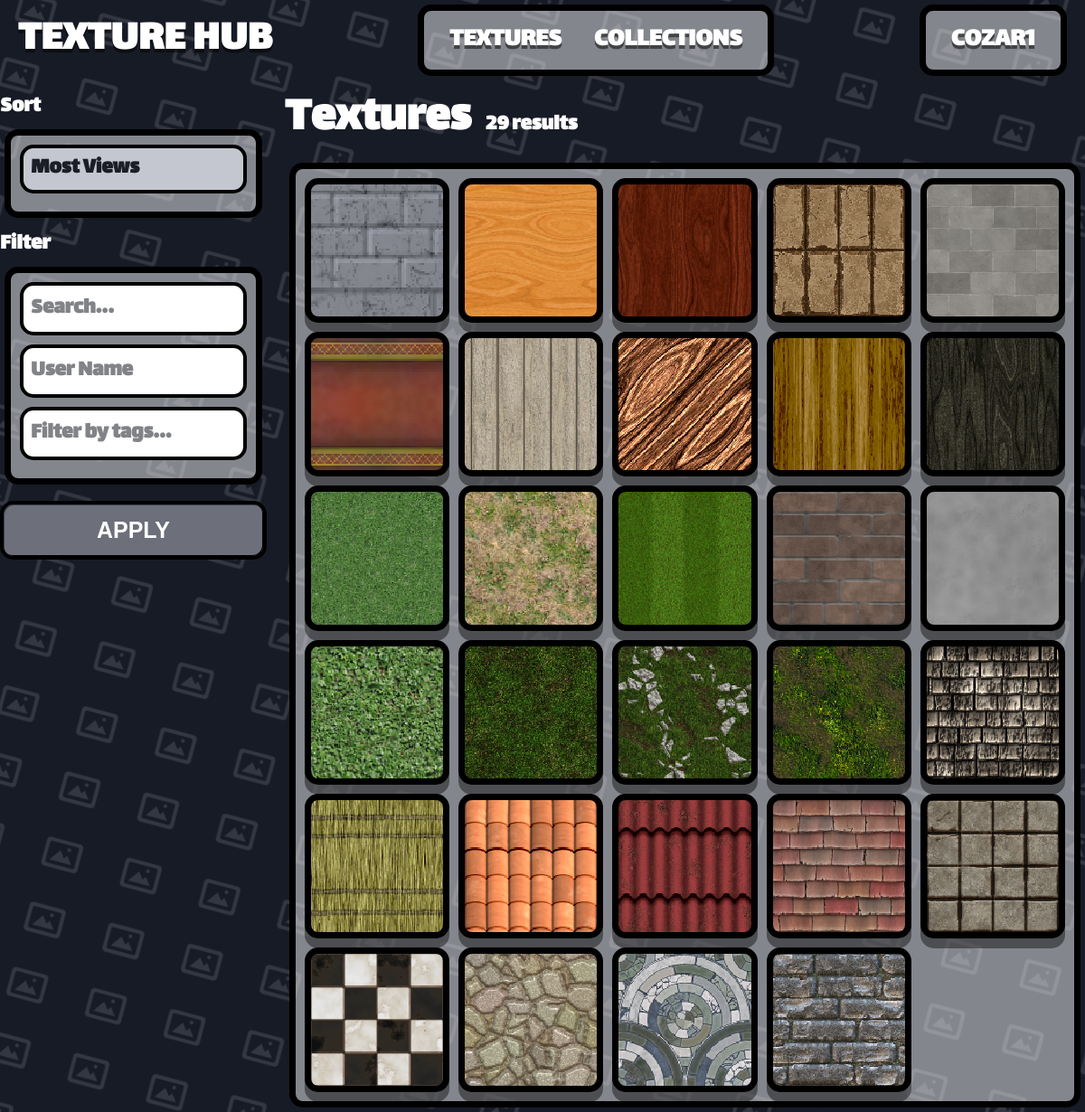
The app's page /0 (signed in) with its own data.
### app.py (models this page shows)
class User(db.Model):
    __tablename__ = "User"
    user_id = db.Column(db.Integer, primary_key=True)
    user_name = db.Column(db.String(80), unique=True, nullable=False)
    user_password = db.Column(db.String(120), nullable=False)
    user_rating = db.Column(db.Integer, default=0)

class Texture(db.Model):
    __tablename__ = "Texture"
    texture_id = db.Column(db.Integer, primary_key=True)
    texture_name = db.Column(db.String(80), unique=True, nullable=False)
    texture_address = db.Column(db.String(120), nullable=False)
    texture_user_id = db.Column(db.Integer, default=0)
    texture_tags = db.Column(db.String(200), nullable=True)

### app.py (the view)
@app.route("/<int:page>", methods=["POST", "GET"])
def home(page=0):
    if page == 0:  # Textures Page
        page_items = Texture.query.all()
        name_field = "texture_name"
        tags_field = "texture_tags"
        owner_field = "texture_user_id"
    elif page == 1:  # Colections Page
        page_items = Collection.query.all()
        name_field = "collection_name"
        tags_field = None
        owner_field = "collection_user_id"
    else:  # Error exeption
        page_items = []
        name_field = None
        tags_field = None
        owner_field = None
    if request.method == "POST":
        sort = request.form.get("sort", "")
        search_query = request.form.get("search", "").strip()
        tag_query = request.form.get("tags", "").strip()
        user_query = request.form.get("user", "").strip()
    else:
        search_query = request.args.get("search", "").strip()
        tag_query = request.args.get("tags", "").strip()
        user_query = request.args.get("user", "").strip()
        sort = request.args.get("sort", "")
    if search_query and len(search_query) < 20:
        lower_search = search_query.lower()
        matched_by_name = [
            item
            for item in page_items
            if lower_search in (getattr(item, name_field, "") or "").lower()
        ]
    else:
        matched_by_name = page_items
    if user_query and owner_field and len(user_query) < 20:
        owner = get_or_404(User, user_name=user_query)
        if owner:
            matched_by_user = [
                item
                for item in page_items
                if getattr(item, owner_field, None) == owner.user_id
            ]
        else:
            matched_by_user = []
    else:
        matched_by_user = page_items
    if tags_field and tag_query and len(tag_query) < 20:
        selected_tags = [
            tag.strip().lower() for tag in tag_query.split(",") if tag.strip()
        ]
        matched_by_tags = []
        for item in page_items:
            raw_tags = getattr(item, tags_field, "") or ""
            item_tag_list = [
                tag.strip().lower() for tag in raw_tags.split(",") if tag.strip()
            ]
            if any(tag in item_tag_list for tag in selected_tags):
                matched_by_tags.append(item)
    else:
        matched_by_tags = page_items
    filtered_items = [
        item
        for item in page_items
        if item in matched_by_name
        and item in matched_by_tags
        and item in matched_by_user
    ]
    if page == 0:
        view_counts = dict(
            db.session.query(
                Texture_Views.texture_id, func.count(Texture_Views.texture_views_id)
            )
            .group_by(Texture_Views.texture_id)
            .all()
        )
        download_counts = dict(
            db.session.query(
                Texture_Downloads.texture_id,
                func.count(Texture_Downloads.texture_downloads_id),
            )
            .group_by(Texture_Downloads.texture_id)
            .all()
        )
    else:
        view_counts = {}
        download_counts = {}
    match sort:
        case "Downloads":
            filtered_items = sorted(
                filtered_items,
                key=lambda item: download_counts.get(
                    getattr(item, "texture_id", None), 0
                ),
                reverse=True,
            )
        case "ascending":
            filtered_items = sorted(
                filtered_items,
                key=lambda item: (getattr(item, name_field, "") or "").lower(),
            )
        case "descending":
            filtered_items = sorted(
                filtered_items,
                key=lambda item: (getattr(item, name_field, "") or "").lower(),
                reverse=True,
            )
        case _:  # Default 'Views'
            filtered_items = sorted(
                filtered_items,
                key=lambda item: view_counts.get(getattr(item, "texture_id", None), 0),
                reverse=True,
            )
    return render_template(
        "home.html",
        user=get_current_user(),
        items=filtered_items,
        page=page,
        search_query=search_query,
        tag_query=tag_query,
        user_query=user_query,
    )

### app.py (called while the page is built)
def get_current_user():
    user_id = session.get("user_id")
    if user_id is None:
        return None
    return User.query.get(user_id)

@app.template_filter("texture_url")
def texture_image_url(address):
    if not address:
        return DEFAULT_TEXTURE_URL
    addr = str(address).strip().replace("\\", "/")
    if addr.startswith("/static/images/"):
        rel = addr[len("/static/images/") :]
    elif addr.startswith("static/images/"):
        rel = addr[len("static/images/") :]
    else:
        rel = os.path.basename(addr)
    rel = os.path.basename(rel)
    if not rel or rel.startswith("."):
        return DEFAULT_TEXTURE_URL
    full = os.path.join(STATIC_IMAGES_DIR, rel)
    if os.path.isfile(full):
        return f"/static/images/{rel}"
    return DEFAULT_TEXTURE_URL

### templates/home.html (shortened to what this page needs)
{% extends "template.html" %}
{% block content %}
<div class="th-textures-layout">
    <aside class="th-sidebar">
        <form action="/{{ page }}" method="post">
            <label class="th-label" for="sort">Sort</label>
            <div class="container">
                <div class="th-filter-group">
                    <select class="th-input th-select" id="sort" name="sort">
                        <option value="views">Most Views</option>
                    </select>
                </div>
            </div>
            <label class="th-label" for="search">Filter</label>
            <div class="container">
                <div class="th-filter-group">
                    <input class="th-input" id="search" type="text" name="search" placeholder="Search..."
                        value="{{ search_query }}">
                </div>
                <div class="th-filter-group">
                    <input class="th-input" id="user" type="text" name="user" placeholder="User Name"
                        value="{{ user_query }}">
                </div>
                <div class="th-filter-group">
                    <input class="th-input" id="tags" type="text" name="tags" placeholder="Filter by tags..."
                        value="{{ tag_query }}">
                </div>
            </div>
            <button class="th-btn th-btn-block" type="submit">Apply</button>
        </form>
    </aside>
    <section class="th-textures-main">
        <div class="th-textures-header">
            <h1>{% if page == 1 %}Collections{% else %}Textures{% endif %}</h1>
            <div class="th-results-count">{{ items|length }} results</div>
        </div>
        <div class="container">
            <div class="th-grid-scroll">
                <div class="th-texture-grid">
                    {% for item in items %}
                    {% if page == 0 %}
                    {% include "texture_template.html" %}
                    {% elif page == 1 %}
                    {% include "collection_template.html" %}
                    {% endif %}
                    {% endfor %}
                </div>
            </div>
        </div>
    </section>
</div>
{% endblock %}

### templates/template.html (shortened to what this page needs)
<!DOCTYPE html>
<html lang="en">
<head>
    <link rel="stylesheet" href="https://cdnjs.cloudflare.com/ajax/libs/font-awesome/6.5.2/css/all.min.css">
    <link rel="stylesheet" href="/static/style.css">
</head>
<body class="th-body">
    {% if request.endpoint not in ('login', 'signup') %}
    <header class="th-navbar">
        <a href="/" class="th-brand">TEXTURE HUB</a>
        <div class="container">
            <ul class="th-nav-links">
                <li><a href="/0" class="th-nav-link {% if request.path == '/' %}is-active{% endif %}">TEXTURES</a></li>
                <li><a href="/1"
                        class="th-nav-link {% if request.path == '/collections' %}is-active{% endif %}">COLLECTIONS</a>
                </li>
            </ul>
        </div>
        <div class="container">
            <ul class="th-nav-links">
                {% if user %}
                <li><a class="th-nav-link" href="/user/{{ user.user_name }}">{{ user.user_name }}</a></li>
                {% else %}
                <li><a href="/login" class="th-nav-link {% if request.path == '/' %}is-active{% endif %}">Login</a></li>
                {% endif %}
            </ul>
        </div>
    </header>
    {% endif %}
    <main class="th-page">
        {% block content %}
        {% endblock %}
    </main>
</body>
</html>

### templates/texture_template.html
<a href="/texture/{{ item.texture_id }}" class="item"
    style="background-image: url('{{ item.texture_address | texture_url }}'); background-size: cover; background-position: center; background-repeat: no-repeat;">
    <div class="item-thumb"></div>
</a>

### records on screen
User: user_name "COZAR1"
Texture: texture_address|texture_url (picture)
Texture: texture_address|texture_url (picture)
Texture: texture_address|texture_url (picture)
Texture: texture_address|texture_url (picture)
Texture: texture_address|texture_url (picture)
Texture: texture_address|texture_url (picture)
Texture: texture_address|texture_url (picture)
Texture: texture_address|texture_url (picture)
Texture: texture_address|texture_url (picture)
Texture: texture_address|texture_url (picture)
Texture: texture_address|texture_url (picture)
Texture: texture_address|texture_url (picture)
Texture: texture_address|texture_url (picture)
Texture: texture_address|texture_url (picture)
Texture: texture_address|texture_url (picture)
Texture: texture_address|texture_url (picture)
Texture: texture_address|texture_url (picture)
Texture: texture_address|texture_url (picture)
Texture: texture_address|texture_url (picture)
Texture: texture_address|texture_url (picture)
Texture: texture_address|texture_url (picture)
Texture: texture_address|texture_url (picture)
Texture: texture_address|texture_url (picture)
Texture: texture_address|texture_url (picture)
Texture: texture_address|texture_url (picture)
Texture: texture_address|texture_url (picture)
Texture: texture_address|texture_url (picture)
Texture: texture_address|texture_url (picture)
Texture: texture_address|texture_url (picture)

### other values on screen
{{ items|length }} "29"
